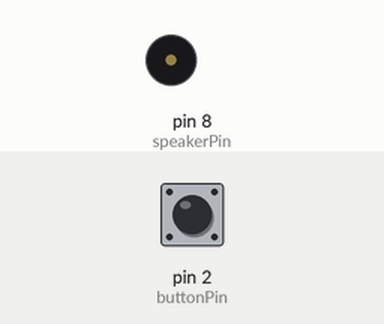
Simulated run of this program. Board: Arduino Uno, built with avr-gcc and run on an emulated ATmega328P. Shown: buzzer (waves = sounding). The test bench sets the inputs (shaded band); at power-on: pin 2 (buttonPin) LOW.

Above: at 1.2 s.
1.3 s: pin 2 (buttonPin) pulled HIGH for 0.15 s
At 2.1 s:
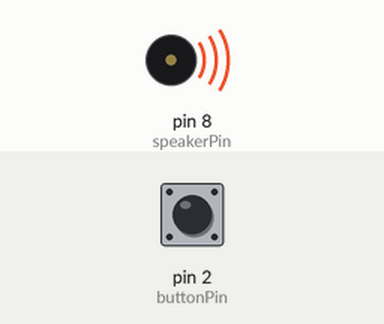
4.4 s: pin 2 (buttonPin) pulled HIGH for 1 s
At 7.0 s:
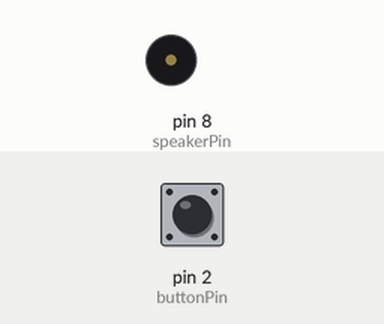
7.4 s: pin 2 (buttonPin) pulled HIGH for 3.2 s
At 8.2 s:
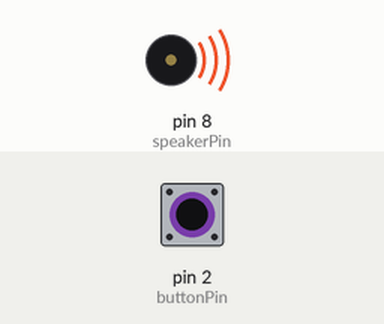
Timing chart, 0 to 11.2 s (numbered marks = the images above; inputs shaded):
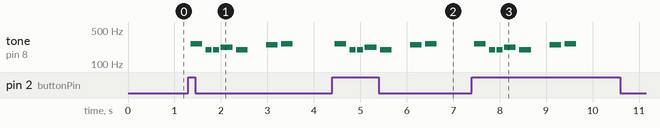

Measured:
- after the input at 1.3 s, tone on pin 8 (speakerPin): plays 262 Hz for 0.25 s, 196 Hz for 0.13 s, 196 Hz for 0.13 s, 220 Hz for 0.25 s, 196 Hz for 0.25 s, 247 Hz for 0.25 s … (7 notes in this stretch), starting after 0.05 s
- after the input at 4.4 s, tone on pin 8 (speakerPin): plays 262 Hz for 0.25 s, 196 Hz for 0.13 s, 196 Hz for 0.13 s, 220 Hz for 0.25 s, 196 Hz for 0.25 s, 247 Hz for 0.25 s … (7 notes in this stretch), starting after 0.05 s
- after the input at 7.4 s, tone on pin 8 (speakerPin): plays 262 Hz for 0.25 s, 196 Hz for 0.13 s, 196 Hz for 0.13 s, 220 Hz for 0.25 s, 196 Hz for 0.25 s, 247 Hz for 0.25 s … (7 notes in this stretch), starting after 0.05 s

The program:

main.cpp
```cpp
#include "arduino.h"
#include "pitches.h"


// notes in the melody:
int melody[] = {
  NOTE_C4, NOTE_G3, NOTE_G3, NOTE_A3, NOTE_G3, 0, NOTE_B3, NOTE_C4
};

// note durations: 4 = quarter note, 8 = eighth note, etc.:
int noteDurations[] = {
  4, 8, 8, 4, 4, 4, 4, 4
};


const int buttonPin = 2;    // the number of the pushbutton pin
const int speakerPin = 8;
int buttonState;             // the current reading from the input pin
int lastButtonState = LOW;   // the previous reading from the input pin


// the following variables are unsigned longs because the time, measured in
// milliseconds, will quickly become a bigger number than can be stored in an int.
unsigned long lastDebounceTime = 0;  // the last time the output pin was toggled
unsigned long debounceDelay = 50;    // the debounce time; increase if the output flickers

void playMelody() {
  // iterate over the notes of the melody:
  for (int thisNote = 0; thisNote < 8; thisNote++) {

    // to calculate the note duration, take one second divided by the note type.
    //e.g. quarter note = 1000 / 4, eighth note = 1000/8, etc.
    int noteDuration = 1000 / noteDurations[thisNote];
    tone(speakerPin, melody[thisNote], noteDuration);

    // to distinguish the notes, set a minimum time between them.
    // the note's duration + 30% seems to work well:
    int pauseBetweenNotes = noteDuration * 1.30;
    delay(pauseBetweenNotes);
    // stop the tone playing:
    noTone(speakerPin);
  }
}

bool checkButton(){

  bool returnVal = false;
  // read the state of the switch into a local variable:
  int reading = digitalRead(buttonPin);

  // check to see if you just pressed the button
  // (i.e. the input went from LOW to HIGH), and you've waited long enough
  // since the last press to ignore any noise:

  // If the switch changed, due to noise or pressing:
  if (reading != lastButtonState) {
    // reset the debouncing timer
    lastDebounceTime = millis();
  }

  if ((millis() - lastDebounceTime) > debounceDelay) {
    // whatever the reading is at, it's been there for longer than the debounce
    // delay, so take it as the actual current state:

    // if the button state has changed:
    if (reading != buttonState) {
      buttonState = reading;

      // only toggle the LED if the new button state is HIGH
      if (buttonState == HIGH) {
        returnVal = true;
      }
    }

  }


  // save the reading. Next time through the loop, it'll be the lastButtonState:
  lastButtonState = reading;

  return returnVal;
}

void setup() {
  //set up input pins
  pinMode(buttonPin, INPUT);

}

void loop() {
  if (checkButton()) {
    playMelody();
  }
}
```

pitches.h
```cpp
/*************************************************
   Public Constants
 *************************************************/

#define NOTE_B0  31
#define NOTE_C1  33
#define NOTE_CS1 35
#define NOTE_D1  37
#define NOTE_DS1 39
#define NOTE_E1  41
#define NOTE_F1  44
#define NOTE_FS1 46
#define NOTE_G1  49
#define NOTE_GS1 52
#define NOTE_A1  55
#define NOTE_AS1 58
#define NOTE_B1  62
#define NOTE_C2  65
#define NOTE_CS2 69
#define NOTE_D2  73
#define NOTE_DS2 78
#define NOTE_E2  82
#define NOTE_F2  87
#define NOTE_FS2 93
#define NOTE_G2  98
#define NOTE_GS2 104
#define NOTE_A2  110
#define NOTE_AS2 117
#define NOTE_B2  123
#define NOTE_C3  131
#define NOTE_CS3 139
#define NOTE_D3  147
#define NOTE_DS3 156
#define NOTE_E3  165
#define NOTE_F3  175
#define NOTE_FS3 185
#define NOTE_G3  196
#define NOTE_GS3 208
#define NOTE_A3  220
#define NOTE_AS3 233
#define NOTE_B3  247
#define NOTE_C4  262
#define NOTE_CS4 277
#define NOTE_D4  294
#define NOTE_DS4 311
#define NOTE_E4  330
#define NOTE_F4  349
#define NOTE_FS4 370
#define NOTE_G4  392
#define NOTE_GS4 415
#define NOTE_A4  440
#define NOTE_AS4 466
#define NOTE_B4  494
#define NOTE_C5  523
#define NOTE_CS5 554
#define NOTE_D5  587
#define NOTE_DS5 622
#define NOTE_E5  659
#define NOTE_F5  698
#define NOTE_FS5 740
#define NOTE_G5  784
#define NOTE_GS5 831
#define NOTE_A5  880
#define NOTE_AS5 932
#define NOTE_B5  988
#define NOTE_C6  1047
#define NOTE_CS6 1109
#define NOTE_D6  1175
#define NOTE_DS6 1245
#define NOTE_E6  1319
#define NOTE_F6  1397
#define NOTE_FS6 1480
#define NOTE_G6  1568
#define NOTE_GS6 1661
#define NOTE_A6  1760
#define NOTE_AS6 1865
#define NOTE_B6  1976
#define NOTE_C7  2093
#define NOTE_CS7 2217
#define NOTE_D7  2349
#define NOTE_DS7 2489
#define NOTE_E7  2637
#define NOTE_F7  2794
#define NOTE_FS7 2960
#define NOTE_G7  3136
#define NOTE_GS7 3322
#define NOTE_A7  3520
#define NOTE_AS7 3729
#define NOTE_B7  3951
#define NOTE_C8  4186
#define NOTE_CS8 4435
#define NOTE_D8  4699
#define NOTE_DS8 4978
```
